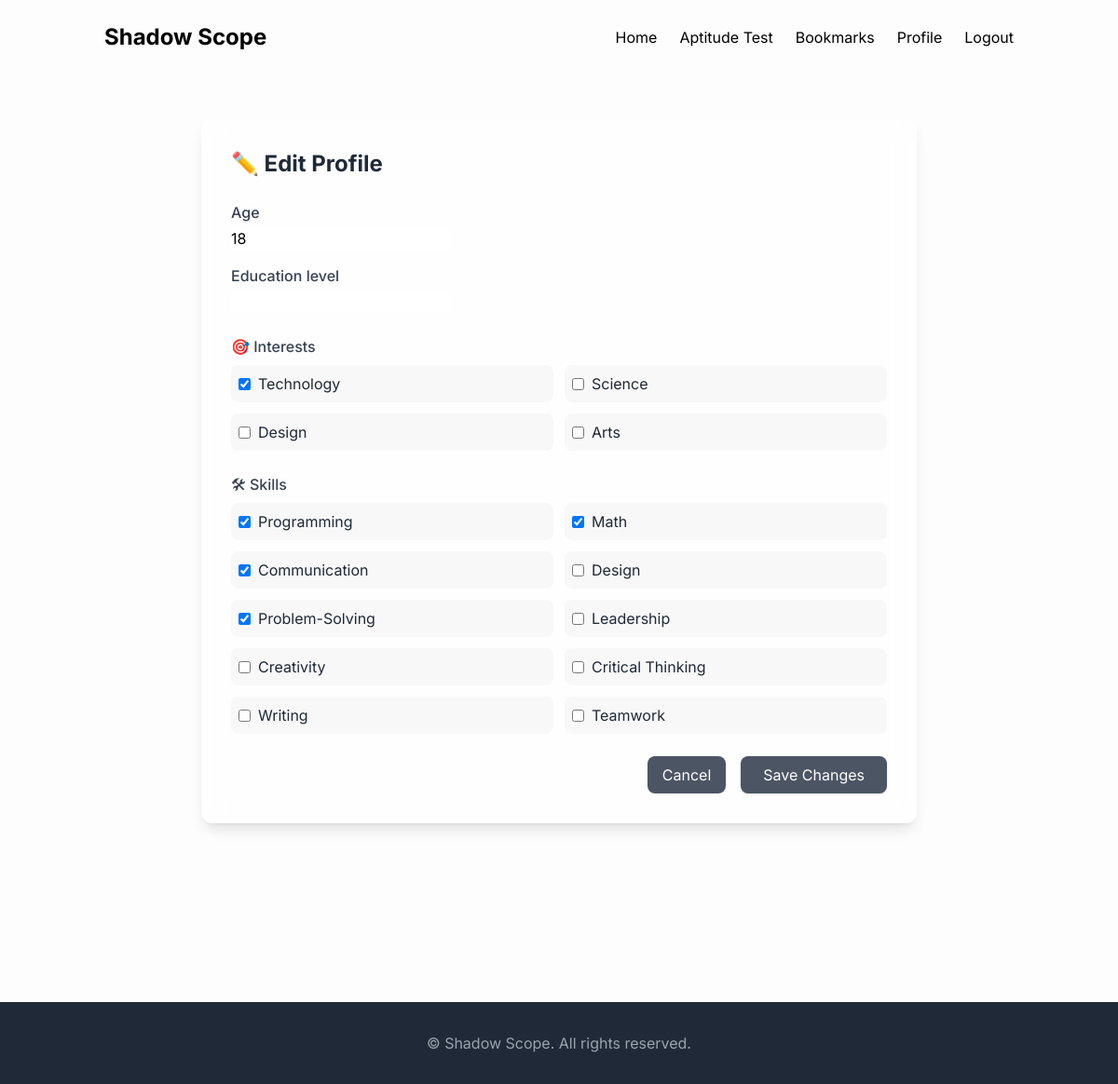
The app's page /users/profile/edit/ (signed in) with its own data.
### users/models.py (models this page shows, shortened)
class Profile(models.Model):
    user = models.OneToOneField(settings.AUTH_USER_MODEL, on_delete=models.CASCADE, related_name="profile")
    age = models.PositiveIntegerField(null=True, blank=True)
    education_level = models.CharField(max_length=120, blank=True)
    interests = models.ManyToManyField(Interest, related_name="users", blank=True)
    last_iq_category = models.CharField(max_length=10, choices=IQCategory.choices, blank=True)
    skills = models.ManyToManyField(Skill, blank=True, related_name="profiles")
    allow_data_sharing = models.BooleanField(default=True)

class Skill(models.Model):
    name = models.CharField(max_length=100, unique=True)
    def __str__(self):
        return self.name

### careers/models.py (models this page shows, shortened)
class Interest(models.Model):
    name = models.CharField(max_length=100, unique=True)
    slug = models.SlugField(max_length=120, unique=True)
    def __str__(self):
        return self.name

### users/views.py (the view)
# urls.py: path("profile/edit/", views.edit_profile, name="edit_profile"),
@login_required
def edit_profile(request):
    profile = request.user.profile
    if request.method == "POST":
        form = ProfileForm(request.POST, instance=profile)
        if form.is_valid():
            form.save()
            return redirect("view_profile")
    else:
        form = ProfileForm(instance=profile)
    return render(request, "users/edit_profile.html", {"form": form})

### users/forms.py
class ProfileForm(forms.ModelForm):
    interests = forms.ModelMultipleChoiceField(
        queryset=Interest.objects.all(),
        widget=forms.CheckboxSelectMultiple,
        required=False
    )
    skills = forms.ModelMultipleChoiceField(
        queryset=Skill.objects.all(),
        widget=forms.CheckboxSelectMultiple,
        required=False
    )
    class Meta:
        model = Profile
        fields = ["age", "education_level", "interests", "skills"]

### templates/users/edit_profile.html (shortened to what this page needs)
{% extends "base.html" %}
{% block content %}
<div class="max-w-3xl mx-auto bg-white bg-opacity-60 backdrop-blur-md shadow-lg rounded-xl p-8">
  <h1 class="text-2xl font-bold text-gray-800 mb-6">✏️ Edit Profile</h1>
  <form method="post" class="space-y-6">
    <div class="space-y-4">
      {% for field in form %}
        {% if field.name != "interests" and field.name != "skills" %}
          <div>
            <label class="block text-gray-700 font-medium mb-1">{{ field.label }}</label>
            {{ field }}
          </div>
        {% endif %}
      {% endfor %}
    </div>
    <div>
      <label class="block text-gray-700 font-medium mb-2">🎯 Interests</label>
      <div class="grid grid-cols-2 gap-3">
        {% for checkbox in form.interests %}
          <label class="flex items-center space-x-2 bg-gray-100 bg-opacity-60 p-2 rounded-lg cursor-pointer hover:bg-orange-100 transition">
            {{ checkbox.tag }}
            <span class="text-gray-800">{{ checkbox.choice_label }}</span>
          </label>
        {% endfor %}
      </div>
    </div>
    <div>
      <label class="block text-gray-700 font-medium mb-2">🛠 Skills</label>
      <div class="grid grid-cols-2 gap-3">
        {% for checkbox in form.skills %}
          <label class="flex items-center space-x-2 bg-gray-100 bg-opacity-60 p-2 rounded-lg cursor-pointer hover:bg-orange-100 transition">
            {{ checkbox.tag }}
            <span class="text-gray-800">{{ checkbox.choice_label }}</span>
          </label>
        {% endfor %}
      </div>
    </div>
    <div class="flex justify-end gap-4 mt-6">
      <a href="{% url 'view_profile' %}"
         class="bg-gray-600 text-white py-2 px-4 rounded-lg hover:bg-orange-600 transition">
        Cancel
      </a>
      <button type="submit"
              class="bg-gray-600 text-white py-2 px-6 rounded-lg shadow hover:bg-orange-600 transition">
        Save Changes
      </button>
    </div>
  </form>
</div>
{% endblock %}

### templates/base.html (style rules this page uses)
body { font-family: 'Inter', sans-serif; }

### records on screen
Profile: form "18"
Interest: choice_label "Technology"
Interest: choice_label "Science"
Interest: choice_label "Design"
Interest: choice_label "Arts"
Skill: choice_label "Programming"
Skill: choice_label "Math"
Skill: choice_label "Communication"
Skill: choice_label "Design"
Skill: choice_label "Problem-Solving"
Skill: choice_label "Leadership"
Skill: choice_label "Creativity"
Skill: choice_label "Critical Thinking"
Skill: choice_label "Writing"
Skill: choice_label "Teamwork"

### other values on screen
{{ field.label }} "Age" "Education level"
